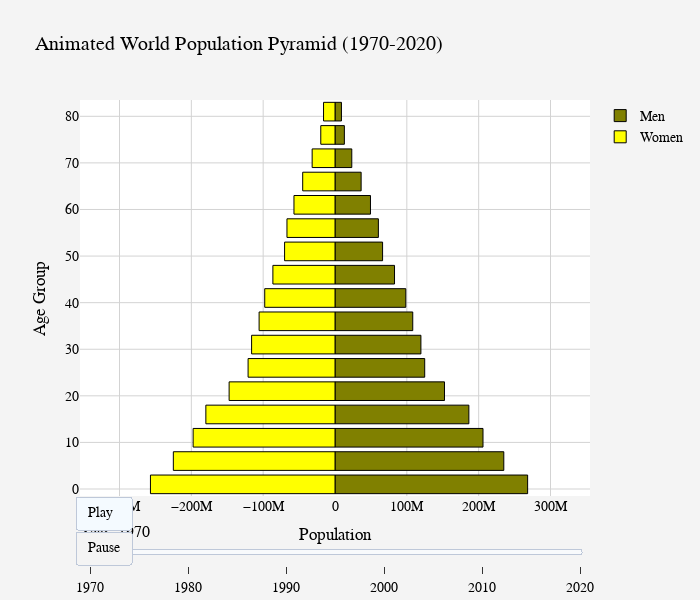

The code cell stored with this chart in its notebook:
### Markdown cell above
## [5] Animated Population Pyramid

### Code cell
# Animated Population Pyramid of the World

# Define available years
years = [1970, 1980, 1990, 2000, 2010, 2020]
ages = [f"{i}-{i+4}" for i in range(0, 85, 5)] + ["85+"]  # Includes 85+ group

# Function to create bar traces for a given year
def get_traces(year):
    male_values = world.loc[str(year)].filter(regex="Male").values
    female_values = world.loc[str(year)].filter(regex="Female").values

    return [
        go.Bar(
            x=male_values,
            y=[int(s.split('-')[0]) + 1 if '-' in s else int(s[:-1]) for s in ages],
            orientation='h',
            name='Men',
            marker=dict(color='olive', line=dict(color='black', width=1)),
            hoverinfo='skip'
        ),
        go.Bar(
            x=-female_values,  # Keep negative values for left alignment
            y=[int(s.split('-')[0]) + 1 if '-' in s else int(s[:-1]) for s in ages],
            orientation='h',
            name='Women',
            marker=dict(color='yellow', line=dict(color='black', width=1)),
            hoverinfo='skip'
        )
    ]

# Ensure index is properly formatted for lookup
max_population = max(world.loc[world.index.astype(str).isin(map(str, years))].filter(regex="Male|Female").max().values)

# Create figure with initial data (1970)
fig2 = go.Figure(data=get_traces(1970), frames=[
    go.Frame(data=get_traces(year), name=str(year)) for year in years
])

# Update layout with proper axis alignment
fig2.update_layout(
    title="Animated World Population Pyramid (1970-2020)",
    width=700, height=600, paper_bgcolor='#f4f4f4', plot_bgcolor='#ffffff',
    font=dict(family="Arial, sans-serif", size=14, color="black"),
    xaxis=dict(title="Population", gridcolor='lightgray', range=[-max_population, max_population]),
    yaxis=dict(title="Age Group", gridcolor='lightgray'),
    barmode='overlay',
    showlegend=True,
    updatemenus=[{
        "buttons": [
            {"args": [None, {"frame": {"duration": 1000, "redraw": True}, "fromcurrent": True}],
             "label": "Play", "method": "animate"},
            {"args": [[None], {"frame": {"duration": 0, "redraw": True}, "mode": "immediate"}],
             "label": "Pause", "method": "animate"}
        ],
        "type": "buttons", "x": 0.1, "y": 0
    }],
    sliders=[{
        "steps": [{"args": [[str(year)], {"frame": {"duration": 0, "redraw": True}, "mode": "immediate"}],
                   "label": str(year), "method": "animate"} for year in years],
        "currentvalue": {"prefix": "Year: ", "font": {"size": 16}}
    }]
)

fig2.show()

### Figure 1 — Plotly figure (JSON) as saved in the notebook; plotly's stock layout.template omitted (floating-point values rounded to 4 significant figures)
{"data": [{"hoverinfo": "skip", "marker": {"color": "olive", "line": {"color": "black", "width": 1}}, "name": "Men", "orientation": "h", "type": "bar", "x": [268200000.0, 235000000.0, 206000000.0, 186400000.0, 152400000.0, 124900000.0, 119600000.0, 108200000.0, 98560000.0, 82860000.0, 66250000.0, 60400000.0, 49400000.0, 36400000.0, 23370000.0, 13050000.0, 8980000.0], "y": [1, 6, 11, 16, 21, 26, 31, 36, 41, 46, 51, 56, 61, 66, 71, 76, 81, 85]}, {"hoverinfo": "skip", "marker": {"color": "yellow", "line": {"color": "black", "width": 1}}, "name": "Women", "orientation": "h", "type": "bar", "x": [-256900000.0, -225100000.0, -197500000.0, -179800000.0, -147400000.0, -121000000.0, -116100000.0, -105700000.0, -97830000.0, -86470000.0, -70190000.0, -66880000.0, -57130000.0, -44980000.0, -31810000.0, -19800000.0, -15950000.0], "y": [1, 6, 11, 16, 21, 26, 31, 36, 41, 46, 51, 56, 61, 66, 71, 76, 81, 85]}], "layout": {"barmode": "overlay", "font": {"color": "black", "family": "Arial, sans-serif", "size": 14}, "height": 600, "paper_bgcolor": "#f4f4f4", "plot_bgcolor": "#ffffff", "showlegend": true, "sliders": [{"currentvalue": {"font": {"size": 16}, "prefix": "Year: "}, "steps": [{"args": [["1970"], {"frame": {"duration": 0, "redraw": true}, "mode": "immediate"}], "label": "1970", "method": "animate"}, {"args": [["1980"], {"frame": {"duration": 0, "redraw": true}, "mode": "immediate"}], "label": "1980", "method": "animate"}, {"args": [["1990"], {"frame": {"duration": 0, "redraw": true}, "mode": "immediate"}], "label": "1990", "method": "animate"}, {"args": [["2000"], {"frame": {"duration": 0, "redraw": true}, "mode": "immediate"}], "label": "2000", "method": "animate"}, {"args": [["2010"], {"frame": {"duration": 0, "redraw": true}, "mode": "immediate"}], "label": "2010", "method": "animate"}, {"args": [["2020"], {"frame": {"duration": 0, "redraw": true}, "mode": "immediate"}], "label": "2020", "method": "animate"}]}], "title": {"text": "Animated World Population Pyramid (1970-2020)"}, "updatemenus": [{"buttons": [{"args": [null, {"frame": {"duration": 1000, "redraw": true}, "fromcurrent": true}], "label": "Play", "method": "animate"}, {"args": [[null], {"frame": {"duration": 0, "redraw": true}, "mode": "immediate"}], "label": "Pause", "method": "animate"}], "type": "buttons", "x": 0.1, "y": 0}], "width": 700, "xaxis": {"gridcolor": "lightgray", "range": [-355003268, 355003268], "title": {"text": "Population"}}, "yaxis": {"gridcolor": "lightgray", "title": {"text": "Age Group"}}}}
